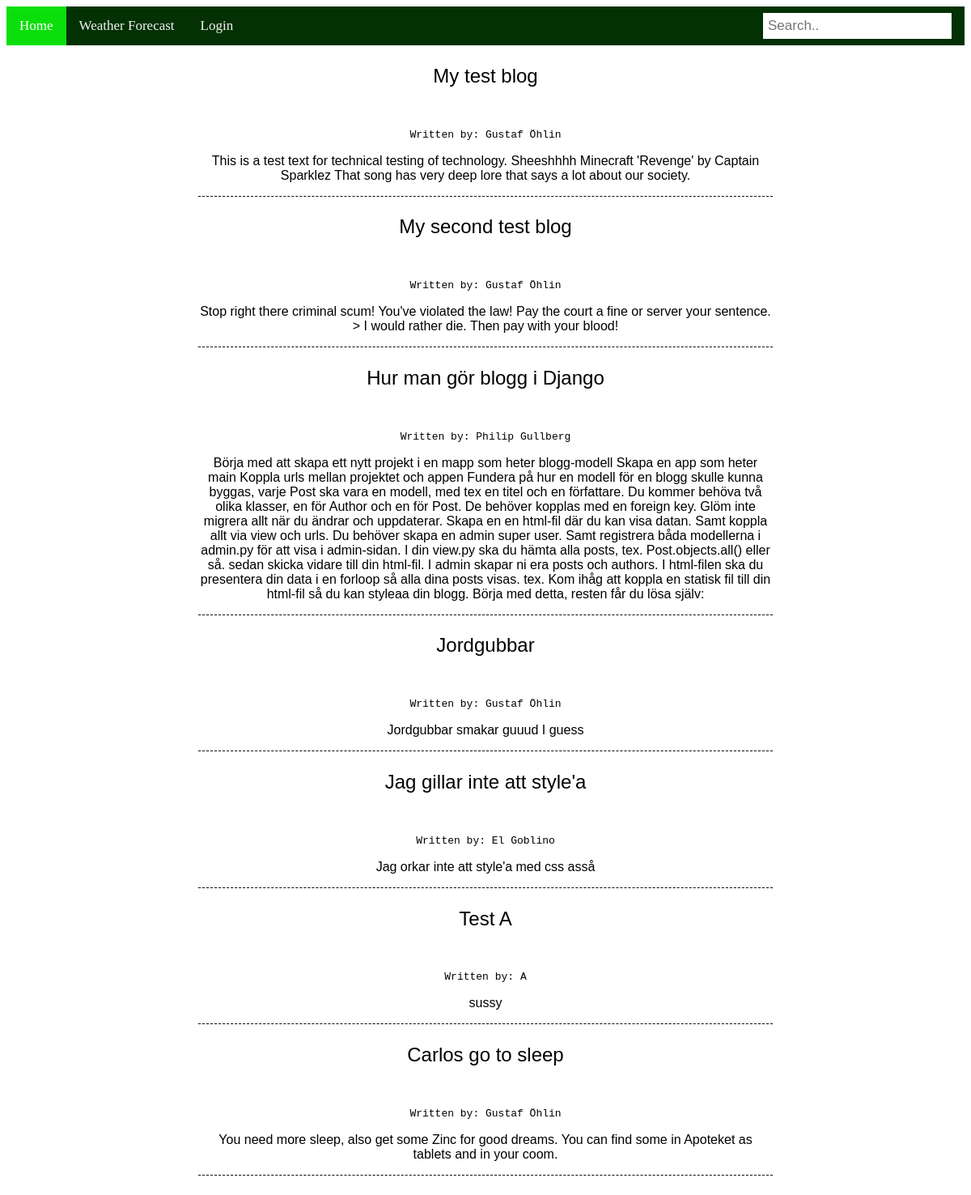
Screenshot of /blogg/ with the database file from the repository.
### main/models.py (models this page shows, shortened)
class Post(models.Model):
    title       = models.CharField      (max_length = 100)
    content     = models.TextField      (max_length = 5000)
    pub_date    = models.DateTimeField  ('date published')
    tags        = models.CharField      (max_length = 300)
    author      = models.ForeignKey     (Author, on_delete = models.CASCADE)

class Author(models.Model):
    name        = models.CharField      (max_length = 50)
    joined      = models.DateTimeField  ( 'date joined' )
    job_title   = models.CharField      (max_length = 50)
    def __str__(self):
        return self.name

### main/views.py (the view)
# urls.py: path('', views.index, name='index'),
def index(request):
    post = Post.objects.all()
    return render(request, "blogg/index.html", {'queryset':post})

### main/templates/blogg/index.html
{% extends "navbar/nav.html" %}
{% load static %}
{% block extrahead %}
<link rel="stylesheet" href="{% static 'blogg/style.css' %}">
{% endblock %}
{% block content %}
{% for post in queryset %}
    <div class="mainpage">
        <h2>{{post.title}}</h2><br>
        <p id="author">Written by: {{post.author}}</p>
        <p class="content">{{post.content}}</p>
    </div>
{% endfor %}
{% endblock %}

### main/templates/navbar/nav.html (shortened to what this page needs)
{% load static %}
<html>
    <head>
        <link rel="stylesheet" href="{% static 'navbar/style.css' %}">
        {% block extrahead %}{% endblock %}
    </head>
<body>
    <div class="topnav">
        <a class="active" href="/blogg/">Home</a>
        <a href="/blogg/weather/">Weather Forecast</a>
        {% if user.is_authenticated %}
            <p id="navUser">You are logged in as {{user}}.</p>
        {% else %}
            <a href="/login">Login</a>
        {% endif %}
        <form action="{% url 'main:search' %}" method="post">
            <input type="text" placeholder="Search.." name="search">
        </form>
    </div>
    {% block content %}{% endblock %}
</body>
</html>

### main/static/navbar/style.css (style rules this page uses)
.topnav { background-color: #033103; overflow: hidden; }
.topnav a, .topnav p { float: left; color: #f2f2f2; text-align: center; padding: 14px 16px; text-decoration: none; font-size: 17px; margin: 0; }
.topnav a.active { background-color: #0bdf0b; color: white; }
.topnav input[type=text] { float: right; padding: 6px; border: none; margin-top: 8px; margin-right: 16px; font-size: 17px; }

### main/static/blogg/style.css (style rules this page uses)
div.mainpage h2 { font-family: 'Gill Sans', 'Gill Sans MT', Calibri, 'Trebuchet MS', sans-serif; color: black; font-weight: 500; }
#author { font-family: monospace; }
div.mainpage { font-family: 'Trebuchet MS', 'Lucida Sans Unicode', 'Lucida Grande', 'Lucida Sans', Arial, sans-serif; text-align: center; border-bottom: 1px dashed; margin: 2% 30% 2% 30%; }
@media screen and (max-width: 1200px) { div.mainpage { margin: 2% 20% 2% 20%; } }

### rows the page displays
Post: title "My test blog", author "Gustaf Öhlin", content "This is a test text for technical testing of technology. Sheeshhhh Minecraft 'Revenge' by Captain Sparklez That song has very deep lore that says a lot about our society."
Post: title "My second test blog", author "Gustaf Öhlin", content "Stop right there criminal scum! You've violated the law! Pay the court a fine or server your sentence. > I would rather die. Then pay with your blood!"
Post: title "Hur man gör blogg i Django", author "Philip Gullberg", content "Börja med att skapa ett nytt projekt i en mapp som heter blogg-modell Skapa en app som heter main Koppla urls mellan projektet och appen Fundera på hur en modell för en blogg skulle kunna byggas, varje Post ska vara en modell, med tex en titel och en författare. Du kommer behöva två olika klasser, en för Author och en för Post. De behöver kopplas med en foreign key. Glöm inte migrera allt när du ändrar och uppdaterar. Skapa en en html-fil där du kan visa datan. Samt koppla allt via view och urls. Du behöver skapa en admin super user. Samt registrera båda modellerna i admin.py för att visa i admin-sidan. I din view.py ska du hämta alla posts, tex. Post.objects.all() eller så. sedan skicka…"
Post: title "Jordgubbar", author "Gustaf Öhlin", content "Jordgubbar smakar guuud I guess"
Post: title "Jag gillar inte att style'a", author "El Goblino", content "Jag orkar inte att style'a med css asså"
Post: title "Test A", author "A", content "sussy"
Post: title "Carlos go to sleep", author "Gustaf Öhlin", content "You need more sleep, also get some Zinc for good dreams. You can find some in Apoteket as tablets and in your coom."
